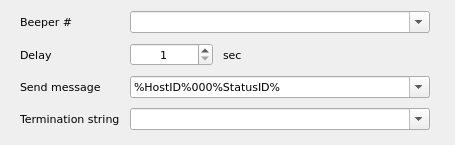
<ui version="4.0">
 <author/>
 <comment/>
 <exportmacro/>
 <class>SendMessageToBeeperWidget</class>
 <widget class="QWidget" name="SendMessageToBeeperWidget">
  <property name="geometry">
   <rect>
    <x>0</x>
    <y>0</y>
    <width>455</width>
    <height>145</height>
   </rect>
  </property>
  <property name="font">
   <font>
    <family>DejaVu Sans</family>
    <pointsize>8</pointsize>
   </font>
  </property>
  <property name="windowTitle">
   <string>Form</string>
  </property>
  <layout class="QFormLayout" name="formLayout">
   <property name="horizontalSpacing">
    <number>10</number>
   </property>
   <property name="verticalSpacing">
    <number>10</number>
   </property>
   <property name="leftMargin">
    <number>20</number>
   </property>
   <property name="rightMargin">
    <number>25</number>
   </property>
   <item row="0" column="0">
    <widget class="QLabel" name="lblBeeper">
     <property name="text">
      <string>Beeper #</string>
     </property>
    </widget>
   </item>
   <item row="0" column="1">
    <widget class="QComboBox" name="cmbBeeper">
     <property name="editable">
      <bool>true</bool>
     </property>
    </widget>
   </item>
   <item row="1" column="0">
    <widget class="QLabel" name="lblDelay">
     <property name="text">
      <string>Delay</string>
     </property>
    </widget>
   </item>
   <item row="1" column="1">
    <layout class="QHBoxLayout" name="horizontalLayout" stretch="2,5">
     <item>
      <widget class="QSpinBox" name="spinDelay">
       <property name="alignment">
        <set>Qt::AlignCenter</set>
       </property>
       <property name="minimum">
        <number>1</number>
       </property>
       <property name="maximum">
        <number>300</number>
       </property>
       <property name="value">
        <number>1</number>
       </property>
      </widget>
     </item>
     <item>
      <widget class="QLabel" name="lblSec">
       <property name="text">
        <string>sec</string>
       </property>
      </widget>
     </item>
    </layout>
   </item>
   <item row="2" column="0">
    <widget class="QLabel" name="lblSendMessage">
     <property name="text">
      <string>Send message</string>
     </property>
    </widget>
   </item>
   <item row="2" column="1">
    <widget class="QComboBox" name="cmbSendMessage">
     <property name="editable">
      <bool>true</bool>
     </property>
     <item>
      <property name="text">
       <string>%HostID%000%StatusID%</string>
      </property>
     </item>
    </widget>
   </item>
   <item row="3" column="0">
    <widget class="QLabel" name="lblTerminationString">
     <property name="text">
      <string>Termination string</string>
     </property>
    </widget>
   </item>
   <item row="3" column="1">
    <widget class="QComboBox" name="cmbTerminationString">
     <property name="editable">
      <bool>true</bool>
     </property>
    </widget>
   </item>
  </layout>
 </widget>
 <resources/>
 <connections/>
</ui>
